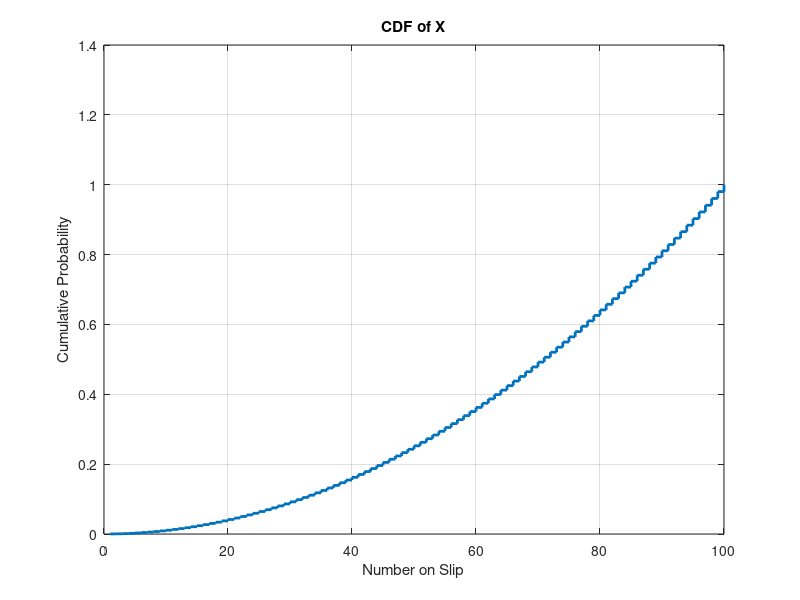

Here is the MATLAB script that generated this plot:
clc;
clear all;

% Define the range of numbers and total number of slips
xvec = 1:100;%This is an array [1, 2, 3, ..., 100], where each element represents a possible slip number.
total_slips = 5050;%This is the total number of slips, which is 5050.

% Calculate the PMF
pmf = xvec / total_slips;
%This operation divides each element of xvec by total_slips. Essentially, it computes the probability of 
%drawing a slip with the number corresponding to each element of xvec.

% Calculate the CDF
cdf = cumsum(pmf);
%computes the cumulative probability.
% Plot the CDF
figure;
stairs(xvec, cdf, 'LineWidth', 2);
xlabel('Number on Slip');
ylabel('Cumulative Probability');
title('CDF of X');
grid on;

